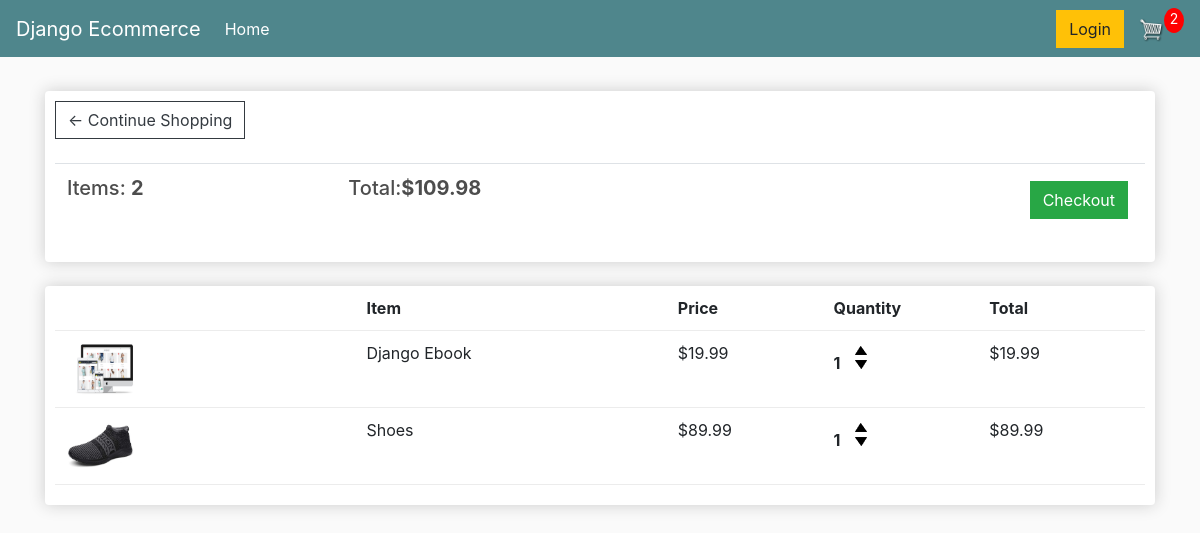
The app's page /cart/ (signed in) with its own data.
### store/models.py (models this page shows, shortened)
class Order(models.Model):
    customer = models.ForeignKey(Customer, on_delete=models.SET_NULL, null=True, blank=True)
    date_ordered = models.DateTimeField(auto_now_add=True)
    complete = models.BooleanField(default=False)
    transaction_id = models.CharField(max_length=100, null=True)
    @property
    def get_cart_total(self):
        orderitems = self.orderitem_set.all()
        total = sum([item.get_total for item in orderitems])
        return total
    @property
    def get_cart_items(self):
        orderitems = self.orderitem_set.all()
        total = sum([item.quantity for item in orderitems])
        return total

class OrderItem(models.Model):
    product = models.ForeignKey(Product, on_delete=models.SET_NULL, null=True)
    order = models.ForeignKey(Order, on_delete=models.SET_NULL, null=True)
    quantity = models.IntegerField(default=0, null=True, blank=True)
    date_added = models.DateTimeField(auto_now_add=True)
    @property
    def get_total(self):
        total = self.product.price * self.quantity
        return total

class Product(models.Model):
    name = models.CharField(max_length=200)
    price = models.FloatField()
    digital = models.BooleanField(default=False, null=True, blank=True)
    image = models.ImageField(null=True, blank=True)
    @property
    def imageURL(self):
        try:
            url = self.image.url
        except:
            url = ''
        return url

### store/views.py (the view)
# urls.py: path('cart/', views.cart, name="cart"),
def cart(request):
    if request.user.is_authenticated:
        customer = request.user.customer
        order, created = Order.objects.get_or_create(customer=customer, complete=False)
        items = order.orderitem_set.all()
        cartItems = order.get_cart_items
    else:
        items = []
        order = {'get_cart_total': 0, 'get_cart_items':0, 'shipping': False}
        cartItems = order['get_cart_items']
    context = {'items':items, 'order':order, 'cartItems': cartItems}
    return render(request, 'store/cart.html', context)

### store/templates/store/cart.html
{% extends 'store/main.html' %}
{% load static %}
{% block content %}
    <div class="row">
        <div class="col-lg-12">
            <div class="box-element">
                <a  class="btn btn-outline-dark" href="{% url 'store' %}">&#x2190; Continue Shopping</a>
				<br>
				<br>
				<table class="table">
					<tr>
						<th><h5>Items: <strong>{{ order.get_cart_items }}</strong></h5></th>
						<th><h5>Total:<strong>${{ order.get_cart_total|floatformat:2 }}</strong></h5></th>
						<th>
							<a  style="float:right; margin:5px;" class="btn btn-success" href="{% url 'checkout' %}">Checkout</a>
						</th>
					</tr>
				</table>
            </div>
            <br>
            <div class="box-element">
                <div class="cart-row">
					<div style="flex:2"></div>
					<div style="flex:2"><strong>Item</strong></div>
					<div style="flex:1"><strong>Price</strong></div>
					<div style="flex:1"><strong>Quantity</strong></div>
					<div style="flex:1"><strong>Total</strong></div>
				</div>
				{% for item in items %}
					<div class="cart-row">
						<div style="flex:2"><img class="row-image" src="{{ item.product.imageURL }}"></div>
						<div style="flex:2"><p>{{ item.product.name }}</p></div>
						<div style="flex:1"><p>${{ item.product.price|floatformat:2 }}</p></div>
						<div style="flex:1">
							<p class="quantity">{{ item.quantity }}</p>
							<div class="quantity">
								<img data-product={{ item.product.id }} data-action="add" class="chg-quantity update-cart" src="{% static  'images/arrow-up.png' %}">
								<img data-product={{ item.product.id }} data-action="remove" class="chg-quantity update-cart" src="{% static  'images/arrow-down.png' %}">
							</div>
						</div>
						<div style="flex:1"><p>${{ item.get_total }}</p></div>
					</div>
				{% endfor %}
            </div>
        </div>
    </div>
{% endblock content %}

### static/css/main.css (style rules this page uses)
body { background-color: hsl(0, 0%, 98%); }
h1,h2,h3,h4,h5,h6 { color:hsl(0, 0%, 30%); }
.box-element { box-shadow:hsl(0, 0%, 80%) 0 0 16px; background-color: #fff; border-radius: 4px; padding: 10px; }
.col-lg-4, .col-lg-6, .col-lg-8, .col-lg-12 { margin-top: 10px; }
.btn { border-radius: 0; }
.row-image { width: 100px; }
.cart-row { display: flex; align-items: flex-stretch; padding-bottom: 10px; margin-bottom: 10px; border-bottom: 1px solid #ececec; }
.quantity { display: inline-block; font-weight: 700; padding-right:10px; }
.chg-quantity { width: 12px; cursor: pointer; display: block; margin-top: 5px; transition:.1s; }

### records on screen
Order: get_cart_items "2", get_cart_total "109.98"
OrderItem: product.imageURL (picture), product.name "Django Ebook", product.price "19.99", quantity "1", get_total "19.99"
OrderItem: product.imageURL (picture), product.name "Shoes", product.price "89.99", quantity "1", get_total "89.99"

### other values on screen
{{ cartItems }} "2"
